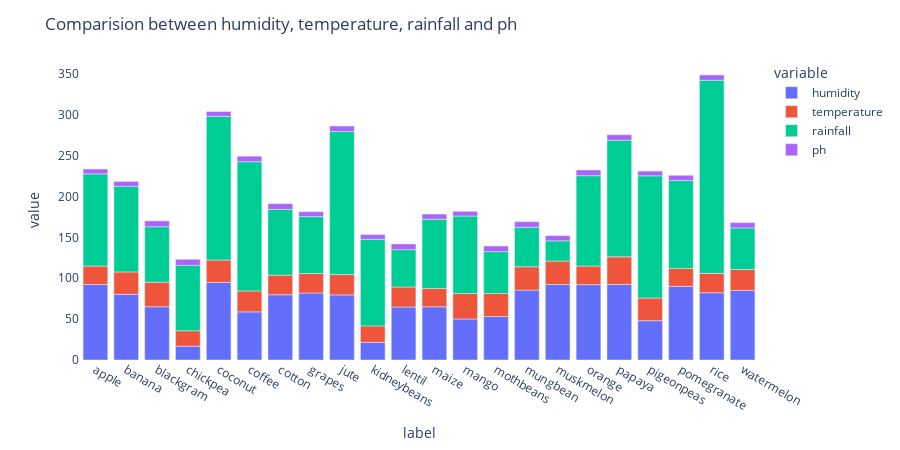

Notebook cell for this chart:
### Code cell
figure = px.bar(crop_summary, x=crop_summary.index, y=["humidity", "temperature", "rainfall", "ph"])
figure.update_layout(title_text="Comparision between humidity, temperature, rainfall and ph ",
                  plot_bgcolor='white',
                 height=450)

figure.update_xaxes(showgrid=False)
figure.update_yaxes(showgrid=False)
figure.show()

### Figure 1 — Plotly figure (JSON) as saved in the notebook; plotly's stock layout.template omitted (floating-point values rounded to 4 significant figures)
{"data": [{"alignmentgroup": "True", "hovertemplate": "variable=humidity<br>label=%{x}<br>value=%{y}<extra></extra>", "legendgroup": "humidity", "marker": {"color": "#636efa", "pattern": {"shape": ""}}, "name": "humidity", "offsetgroup": "humidity", "orientation": "v", "showlegend": true, "textposition": "auto", "type": "bar", "x": ["apple", "banana", "blackgram", "chickpea", "coconut", "coffee", "cotton", "grapes", "jute", "kidneybeans", "lentil", "maize", "mango", "mothbeans", "mungbean", "muskmelon", "orange", "papaya", "pigeonpeas", "pomegranate", "rice", "watermelon"], "xaxis": "x", "y": [92.33, 80.36, 65.12, 16.86, 94.84, 58.87, 79.84, 81.88, 79.64, 21.61, 64.8, 65.09, 50.16, 53.16, 85.5, 92.34, 92.17, 92.4, 48.06, 90.13, 82.27, 85.16], "yaxis": "y"}, {"alignmentgroup": "True", "hovertemplate": "variable=temperature<br>label=%{x}<br>value=%{y}<extra></extra>", "legendgroup": "temperature", "marker": {"color": "#EF553B", "pattern": {"shape": ""}}, "name": "temperature", "offsetgroup": "temperature", "orientation": "v", "showlegend": true, "textposition": "auto", "type": "bar", "x": ["apple", "banana", "blackgram", "chickpea", "coconut", "coffee", "cotton", "grapes", "jute", "kidneybeans", "lentil", "maize", "mango", "mothbeans", "mungbean", "muskmelon", "orange", "papaya", "pigeonpeas", "pomegranate", "rice", "watermelon"], "xaxis": "x", "y": [22.63, 27.38, 29.97, 18.87, 27.41, 25.54, 23.99, 23.85, 24.96, 20.12, 24.51, 22.39, 31.21, 28.19, 28.53, 28.66, 22.77, 33.72, 27.74, 21.84, 23.69, 25.59], "yaxis": "y"}, {"alignmentgroup": "True", "hovertemplate": "variable=rainfall<br>label=%{x}<br>value=%{y}<extra></extra>", "legendgroup": "rainfall", "marker": {"color": "#00cc96", "pattern": {"shape": ""}}, "name": "rainfall", "offsetgroup": "rainfall", "orientation": "v", "showlegend": true, "textposition": "auto", "type": "bar", "x": ["apple", "banana", "blackgram", "chickpea", "coconut", "coffee", "cotton", "grapes", "jute", "kidneybeans", "lentil", "maize", "mango", "mothbeans", "mungbean", "muskmelon", "orange", "papaya", "pigeonpeas", "pomegranate", "rice", "watermelon"], "xaxis": "x", "y": [112.7, 104.6, 67.88, 80.06, 175.7, 158.1, 80.4, 69.61, 174.8, 105.9, 45.68, 84.77, 94.7, 51.2, 48.4, 24.69, 110.5, 142.6, 149.5, 107.5, 236.2, 50.79], "yaxis": "y"}, {"alignmentgroup": "True", "hovertemplate": "variable=ph<br>label=%{x}<br>value=%{y}<extra></extra>", "legendgroup": "ph", "marker": {"color": "#ab63fa", "pattern": {"shape": ""}}, "name": "ph", "offsetgroup": "ph", "orientation": "v", "showlegend": true, "textposition": "auto", "type": "bar", "x": ["apple", "banana", "blackgram", "chickpea", "coconut", "coffee", "cotton", "grapes", "jute", "kidneybeans", "lentil", "maize", "mango", "mothbeans", "mungbean", "muskmelon", "orange", "papaya", "pigeonpeas", "pomegranate", "rice", "watermelon"], "xaxis": "x", "y": [5.93, 5.984, 7.134, 7.337, 5.977, 6.79, 6.913, 6.026, 6.733, 5.749, 6.928, 6.245, 5.766, 6.831, 6.724, 6.359, 7.017, 6.741, 5.794, 6.429, 6.425, 6.496], "yaxis": "y"}], "layout": {"barmode": "relative", "height": 450, "legend": {"title": {"text": "variable"}, "tracegroupgap": 0}, "margin": {"t": 60}, "plot_bgcolor": "white", "title": {"text": "Comparision between humidity, temperature, rainfall and ph "}, "xaxis": {"anchor": "y", "domain": [0, 1], "showgrid": false, "title": {"text": "label"}}, "yaxis": {"anchor": "x", "domain": [0, 1], "showgrid": false, "title": {"text": "value"}}}}
